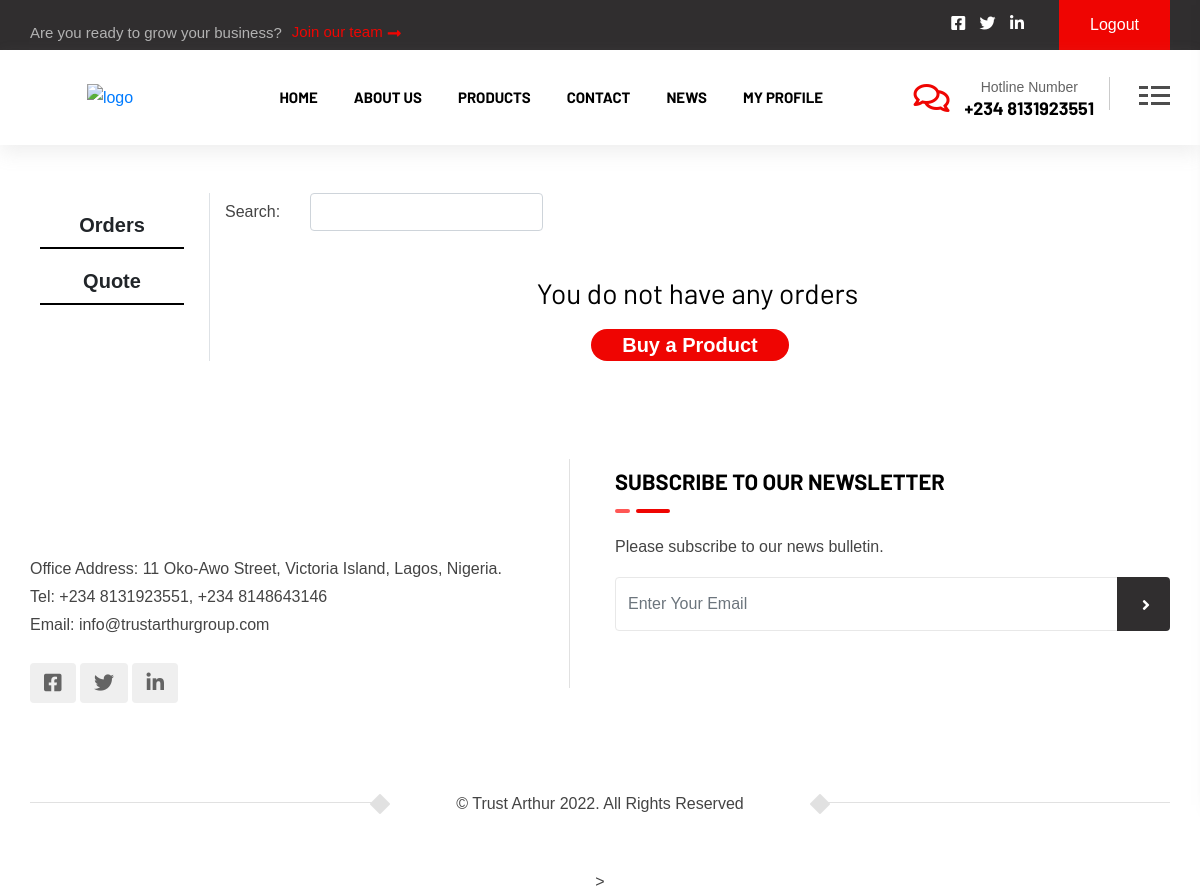
The page /orders/ (signed in) on the database as committed earlier.
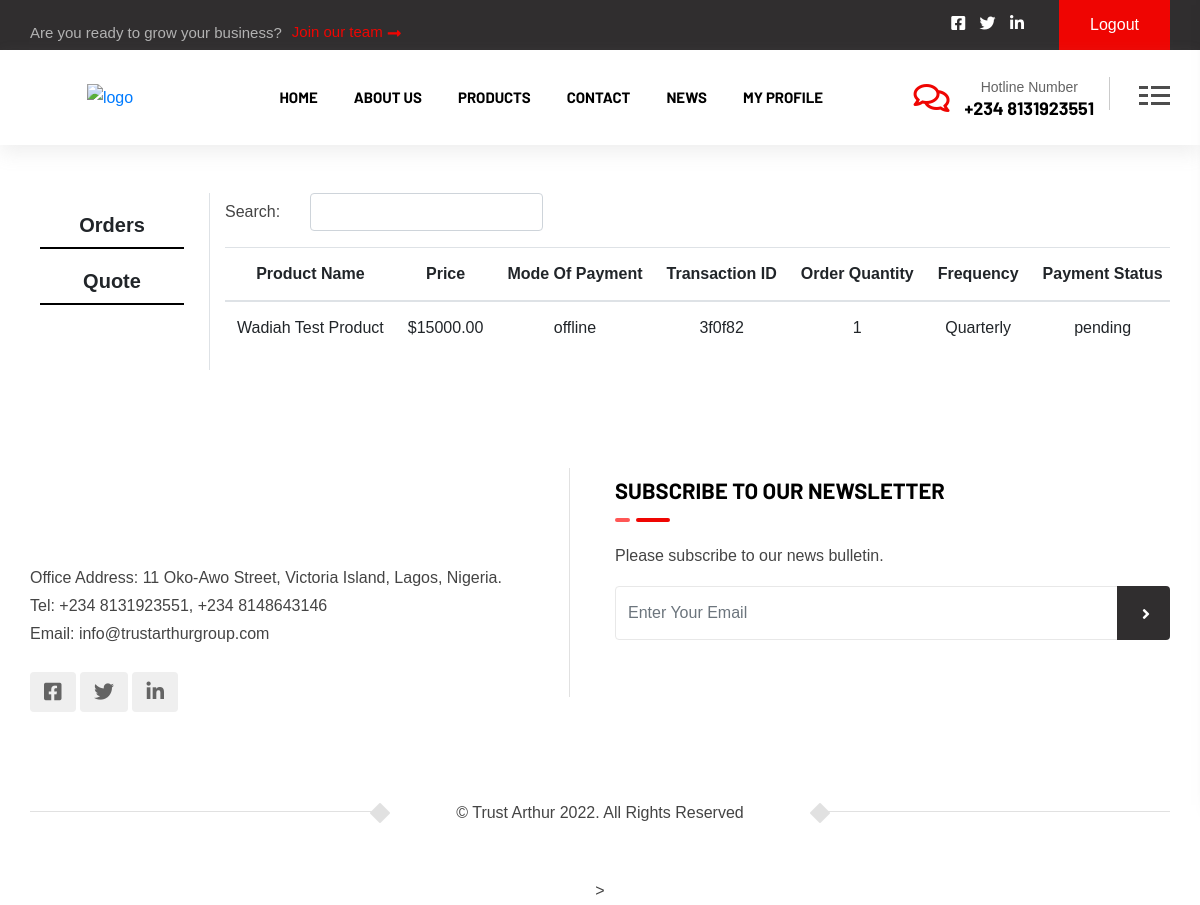
The same page on the database as committed later.
### accounts/models.py (models this page shows, shortened)
class OrderPlaced(models.Model):
    user = models.ForeignKey(User, on_delete=models.CASCADE)
    product = models.ForeignKey(SubProduct, on_delete=models.SET_NULL, default= None, null=True)
    product_title = models.CharField(max_length=100,default=None,null=True)
    price = models.FloatField()
    modeofpayment = models.CharField(max_length=100)
    payment_id = models.CharField(max_length=100)
    ordered_date_time = models.DateTimeField(auto_now_add =True)
    ordered_date = models.DateField(auto_now_add =True)
    due_date = models.DateField(default='1970-01-01')
    updated = models.DateTimeField(auto_now=True)
    payment_status = models.CharField(max_length=50)
    quantity = models.FloatField()
    frequency = models.CharField(max_length=200, default='Null')
    currency = models.CharField(max_length=200, default='Null')

### accounts/views.py (the view)
# urls.py: path('orders/', views.orders, name='orders'),
def orders(request):
   try:
    orders = OrderPlaced.objects.filter(user=request.user)
    orders = sorted(orders, key=lambda x: x.ordered_date_time, reverse=True)
    return render(request, 'accounts/orders.html',{'orders':orders})
   except:
    return render(request,'accounts/index.html')

### accounts/templates/accounts/orders.html (shortened to what this page needs)
{% extends 'accounts/base.html' %}
{% load static %}
{% block main-content %}
<link rel="stylesheet" href="https://cdn.datatables.net/1.12.1/css/jquery.dataTables.min.css">
<link rel="stylesheet" href="https://cdn.datatables.net/datetime/1.1.2/css/dataTables.dateTime.min.css">
<link rel="stylesheet" href="https://cdn.datatables.net/1.12.1/css/dataTables.bootstrap4.min.css">
<link rel="stylesheet" href="https://cdn.datatables.net/buttons/2.2.3/css/buttons.bootstrap4.min.css">
  <div class="container my-5 ordersec">
        <div class="row">
            <div class="col-md-2 border-right">
                <ul class="list-unstyled">
                {% if request.user.is_superuser %}
                    <li class="d-grid"><a href="{% url 'orders' %}" class="btn">Orders</a></li>
                    <li class="d-grid"><a href="{% url 'customerquote' %}" class="btn">Quote</a></li>
                    {% else %}
                    <li class="d-grid"><a href="{% url 'orders' %}" class="btn">Orders</a></li>
                    <li class="d-grid"><a href="{% url 'customerquote' %}" class="btn">Quote</a></li>
                    <li class="d-grid"><a href="{% url 'editprofiledetails' %}" class="btn">Details</a></li>
                    {% endif %}
                </ul>
            </div>
            <div class="col-md-10">
                <div class="row g-3" >
                    <div class="col-auto">
                    <label for="inputPassword6" class="col-form-label">Search:</label>
                    </div>
                    <div class="col-auto">
                    <input type="text" id="myInput"  class="form-control">
                    </div>
                </div>
                {% if orders %}
                <table id="example" class="table display nowrap mt-3" style="width:100%">
                <thead>
                <tr>
                    <th>Product Name</th>
                    <th>Price</th>
                    <th>Mode Of Payment</th>
                    <th>Transaction ID</th>
                    <th>Order Quantity</th>
                    <th>Frequency</th>
                    <th>Payment Status</th>
                    </tr>
                </thead>
                <tbody id="myTable">
                {% for i in orders %}
                <tr>
                    <td>{{i.product_title}}</td>
                    <td>{{i.currency}}{{i.price|floatformat:2}}</td>
                    <td>{{i.modeofpayment}}</td>
                    <td>{{i.payment_id}}</td>
                    <td>{{i.quantity}}</td>
                    <td>{{i.frequency}}</td>
                    <td>{{i.payment_status}}</td>
                </tr>
                {% endfor %}
                </tbody>
                </table>
                {% else %}
                <div class="container">
                    <div class="text-center emptyadddiv">
                        <h3 class="mt-3 text-bold"> You do not have any orders </h3>
                        <a href="{% url 'product' %}" class="next-btn">Buy a Product</a>
                    </div>
                </div>
                {% endif %}
            </div>
        </div>
  </div>
{% endblock main-content %}

Rows that differ between the two databases and show on the page:
added OrderPlaced: product_title "Wadiah Test Product", currency "$", price "15000.00", modeofpayment "offline", payment_id "3f0f82", quantity "1", frequency "Quarterly", payment_status "pending"
Other text that changed with them:
text no longer shown: "You do not have any orders Buy a Product"
text now shown: "Product Name Price Mode Of Payment Transaction ID Order Quantity Frequency Payment Status"
